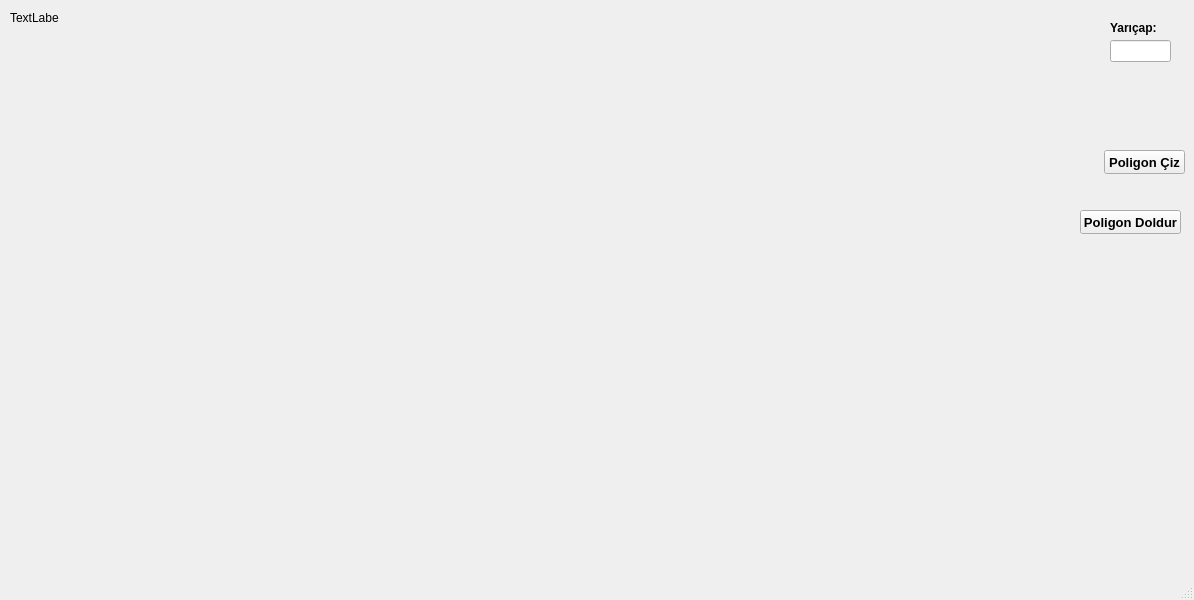
<?xml version="1.0" encoding="UTF-8"?>
<ui version="4.0">
 <class>MainWindow</class>
 <widget class="QMainWindow" name="MainWindow">
  <property name="geometry">
   <rect>
    <x>0</x>
    <y>0</y>
    <width>1194</width>
    <height>600</height>
   </rect>
  </property>
  <property name="windowTitle">
   <string>MainWindow</string>
  </property>
  <widget class="QWidget" name="centralwidget">
   <widget class="QLabel" name="label">
    <property name="geometry">
     <rect>
      <x>10</x>
      <y>10</y>
      <width>49</width>
      <height>16</height>
     </rect>
    </property>
    <property name="text">
     <string>TextLabel</string>
    </property>
   </widget>
   <widget class="QLabel" name="label_2">
    <property name="geometry">
     <rect>
      <x>1110</x>
      <y>20</y>
      <width>61</width>
      <height>16</height>
     </rect>
    </property>
    <property name="font">
     <font>
      <bold>true</bold>
     </font>
    </property>
    <property name="text">
     <string>Yarıçap:</string>
    </property>
   </widget>
   <widget class="QLineEdit" name="lineEdit">
    <property name="geometry">
     <rect>
      <x>1110</x>
      <y>40</y>
      <width>61</width>
      <height>22</height>
     </rect>
    </property>
   </widget>
   <widget class="QPushButton" name="pushButton">
    <property name="geometry">
     <rect>
      <x>1104</x>
      <y>150</y>
      <width>81</width>
      <height>24</height>
     </rect>
    </property>
    <property name="font">
     <font>
      <pointsize>10</pointsize>
      <bold>true</bold>
     </font>
    </property>
    <property name="text">
     <string>Poligon Çiz</string>
    </property>
   </widget>
   <widget class="QPushButton" name="pushButton_2">
    <property name="geometry">
     <rect>
      <x>1080</x>
      <y>210</y>
      <width>101</width>
      <height>24</height>
     </rect>
    </property>
    <property name="font">
     <font>
      <pointsize>10</pointsize>
      <bold>true</bold>
     </font>
    </property>
    <property name="text">
     <string>Poligon Doldur</string>
    </property>
   </widget>
  </widget>
  <widget class="QMenuBar" name="menubar">
   <property name="geometry">
    <rect>
     <x>0</x>
     <y>0</y>
     <width>1194</width>
     <height>22</height>
    </rect>
   </property>
  </widget>
  <widget class="QStatusBar" name="statusbar"/>
 </widget>
 <resources/>
 <connections/>
</ui>
